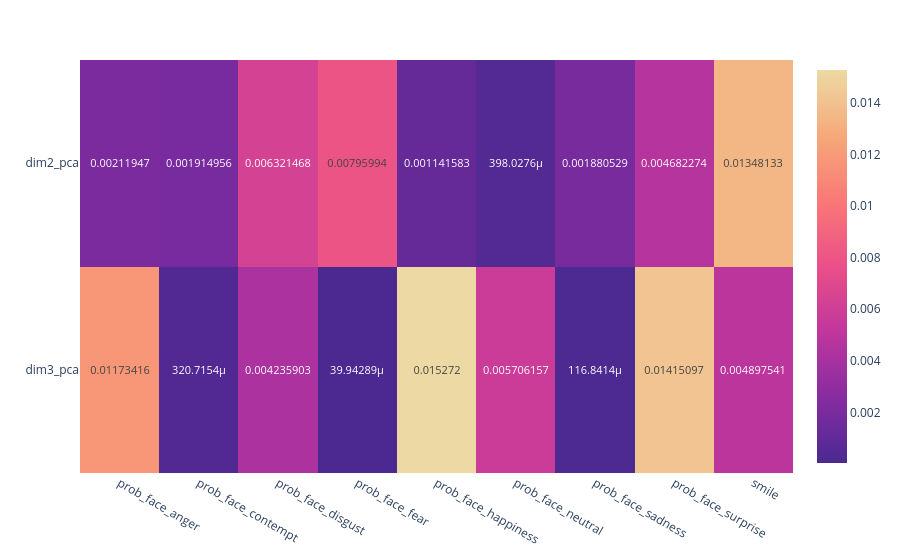

This figure's notebook cell:
### Code cell
fig_r

### Figure 1 — Plotly figure (JSON) as saved in the notebook; plotly's stock layout.template omitted (floating-point values rounded to 4 significant figures)
{"data": [{"coloraxis": "coloraxis", "hovertemplate": "x: %{x}<br>y: %{y}<br>color: %{z}<extra></extra>", "name": "0", "texttemplate": "%{z}", "type": "heatmap", "x": ["prob_face_anger", "prob_face_contempt", "prob_face_disgust", "prob_face_fear", "prob_face_happiness", "prob_face_neutral", "prob_face_sadness", "prob_face_surprise", "smile"], "xaxis": "x", "y": ["dim2_pca", "dim3_pca"], "yaxis": "y", "z": [[0.002119, 0.001915, 0.006321, 0.00796, 0.001142, 0.000398, 0.001881, 0.004682, 0.01348], [0.01173, 0.0003207, 0.004236, 3.994e-05, 0.01527, 0.005706, 0.0001168, 0.01415, 0.004898]]}], "layout": {"coloraxis": {"colorscale": [[0, "rgb(75, 41, 145)"], [0.1667, "rgb(135, 44, 162)"], [0.3333, "rgb(192, 54, 157)"], [0.5, "rgb(234, 79, 136)"], [0.6667, "rgb(250, 120, 118)"], [0.8333, "rgb(246, 169, 122)"], [1, "rgb(237, 217, 163)"]]}, "margin": {"t": 60}, "xaxis": {"anchor": "y", "domain": [0, 1]}, "yaxis": {"anchor": "x", "autorange": "reversed", "domain": [0, 1]}}}
